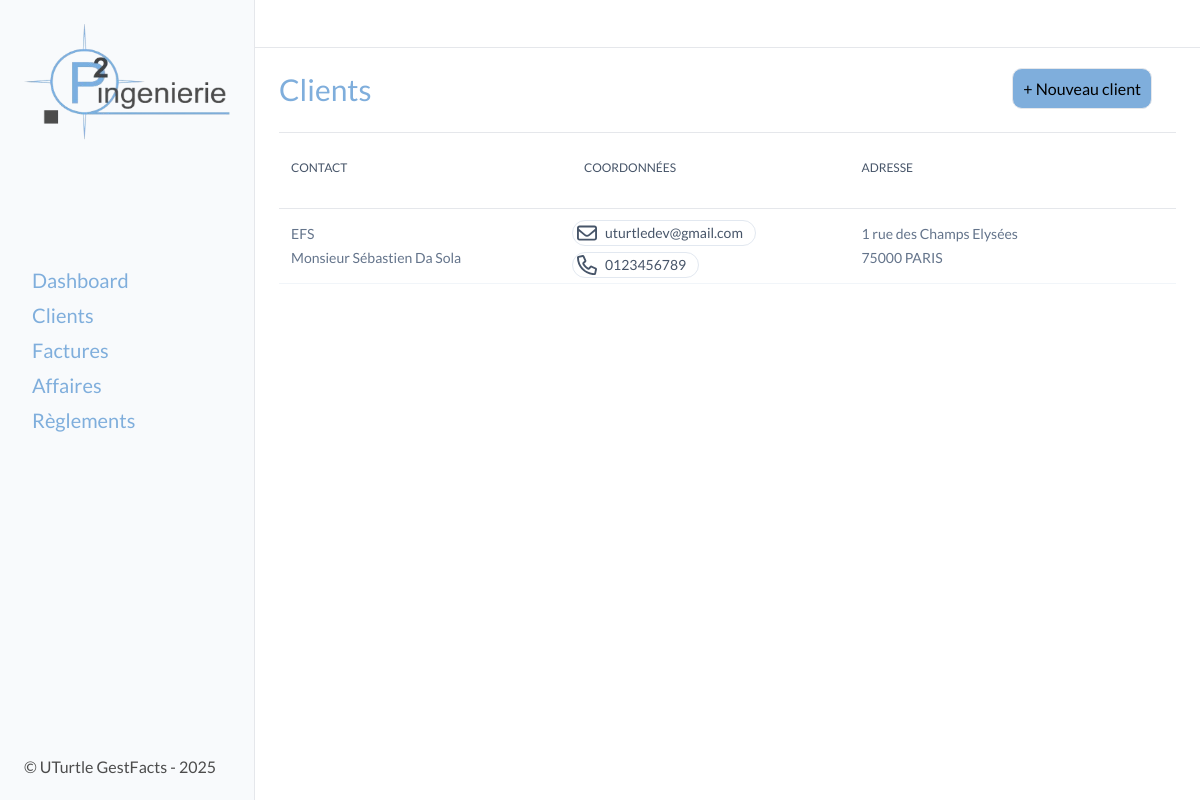
Before: /clients/ with the older database file.
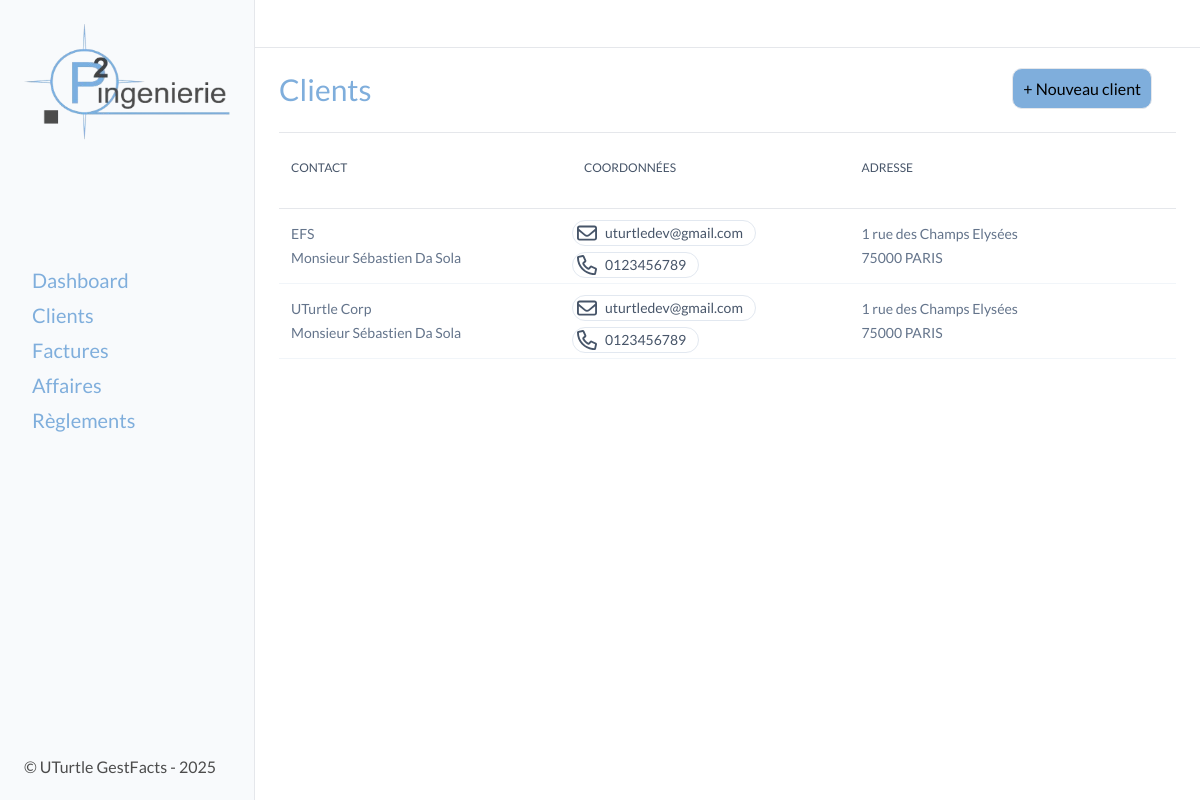
After: the same page with the newer database file.
### clients/models.py (models this page shows, shortened)
class Client(models.Model):
    entity_name = models.CharField(max_length=100)
    address = models.CharField(max_length=200, blank=True, null=True)
    zip_code = models.CharField(max_length=5, blank=True, null=True)
    city = models.CharField(max_length=100, blank=True, null=True)
    contact = models.CharField(max_length=100, blank=True, null=True)
    phone_number = models.CharField(max_length=10, blank=True, null=True)
    email = models.EmailField(blank=True, null=True)
    class Meta:
        verbose_name = "Client"
        verbose_name_plural = "Clients"

### clients/views.py (the view)
# urls.py: path('', clients , name="clients"),
def clients(request):
    clients = Client.objects.all()
    sorted_clients = sorted(clients, key=lambda client: client.entity_name.lower())
    return render(request, 'pages/clients/clients.html', context={'clients': sorted_clients})

### templates/pages/clients/clients.html (shortened to what this page needs)
{% extends "base.html" %}
{% block content %}
<div class="title">
    <H2>Clients</H2>
    <div class="title_btn">
        <div class="new"><a href="{% url "clients:create" %}">+ Nouveau client</a></div>
    </div>
</div>
<section class="tableau">
    <table class="table">
        <thead>
            <tr>
                <th>
                    <div class="th-div">
                        <span>CONTACT</span>
                    </div>
                </th>
                <th>
                    <div class="th-div">
                        <span>COORDONNÉES</span>
                    </div>
                </th>
                <th>
                    <div class="th-div">
                        <span>ADRESSE</span>
                    </div>
                </th>
                <th>
                    <div class="th-div">
                    </div>
                </th>
            </tr>
        </thead>
        {% if clients %}
        <tbody>
            {% for client in clients %}
            <tr data-url="{% url 'clients:detail' client.pk %}" class="clickable-row">
                <td clospan="1">
                    <div class="addresse">
                        <p>{{ client.entity_name }}</p>
                        <p>{{ client.contact }}</p>
                    </div>
                </td>
                <td clospan="1">
                    <div>
                        <div>
                            <a href="mailto:uturtledev@gmail.com" target="_blank" class="coordonnees">
                                <span class="span-coordonnees">{{ client.email }}</span>
                            </a>
                        </div>
                        <div class="coordonnees">
                            <span class="span-coordonnees">{{ client.phone_number }}</span>
                        </div>
                    </div>
                </td>
                <td clospan="1">
                    <div class="addresse">
                        <P>{{ client.address }}</P>
                        <P>{{ client.zip_code }} {{ client.city }}</P>
                    </div>
                </td>
                <td clospan="1">
                </td>
            </tr>
            {% endfor %}
        </tbody>
        {% endif %}
    </table>
</section>
{% endblock content %}

Changed rows visible on the page:
added Client: entity_name "UTurtle Corp", contact "Monsieur Sébastien Da Sola", email "uturtledev@gmail.com", phone_number "0123456789", address "1 rue des Champs Elysées", zip_code "75000", city "PARIS"
